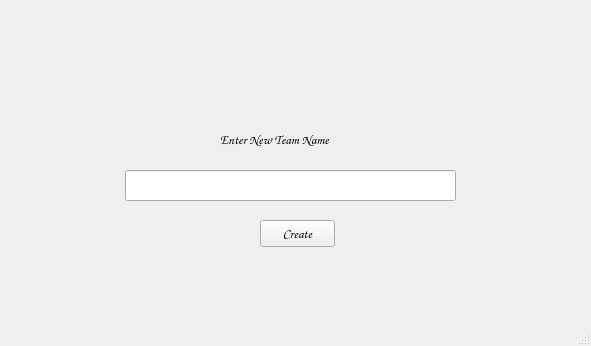
<?xml version="1.0" encoding="UTF-8"?>
<ui version="4.0">
 <class>MainWindow</class>
 <widget class="QMainWindow" name="MainWindow">
  <property name="geometry">
   <rect>
    <x>0</x>
    <y>0</y>
    <width>591</width>
    <height>346</height>
   </rect>
  </property>
  <property name="windowTitle">
   <string>MainWindow</string>
  </property>
  <widget class="QWidget" name="centralwidget">
   <widget class="QLabel" name="Heading">
    <property name="geometry">
     <rect>
      <x>220</x>
      <y>130</y>
      <width>147</width>
      <height>19</height>
     </rect>
    </property>
    <property name="font">
     <font>
      <family>Comic Sans MS</family>
      <pointsize>10</pointsize>
      <weight>75</weight>
      <bold>true</bold>
     </font>
    </property>
    <property name="text">
     <string>Enter New Team Name</string>
    </property>
   </widget>
   <widget class="QPushButton" name="pushButton">
    <property name="geometry">
     <rect>
      <x>260</x>
      <y>220</y>
      <width>75</width>
      <height>27</height>
     </rect>
    </property>
    <property name="font">
     <font>
      <family>Comic Sans MS</family>
      <pointsize>10</pointsize>
      <weight>75</weight>
      <bold>true</bold>
     </font>
    </property>
    <property name="text">
     <string>Create</string>
    </property>
   </widget>
   <widget class="QLineEdit" name="lineEdit">
    <property name="geometry">
     <rect>
      <x>125</x>
      <y>170</y>
      <width>331</width>
      <height>31</height>
     </rect>
    </property>
   </widget>
  </widget>
  <widget class="QStatusBar" name="statusBar"/>
 </widget>
 <resources/>
 <connections/>
</ui>
